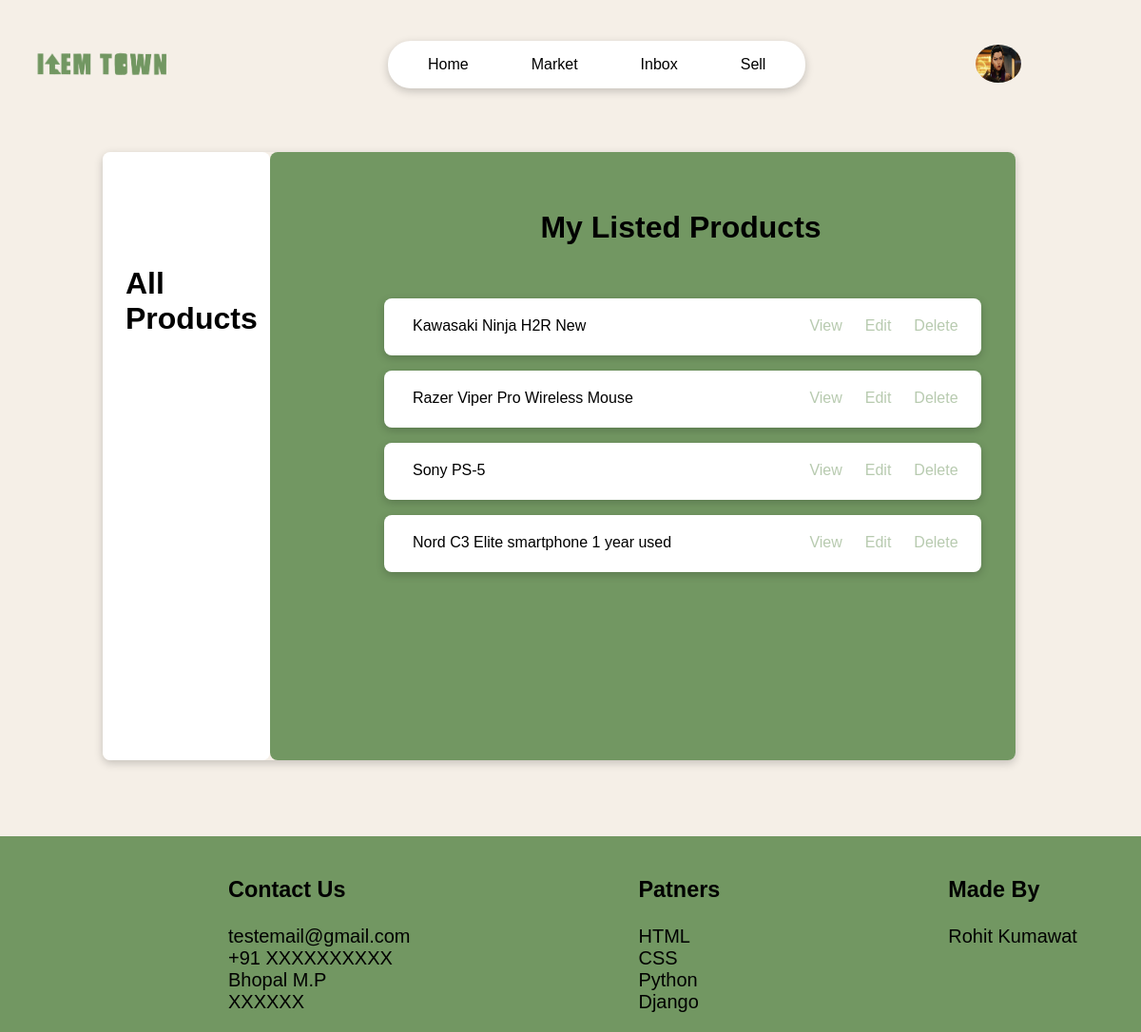
The app's page /market/my-product/ (signed in), older data.
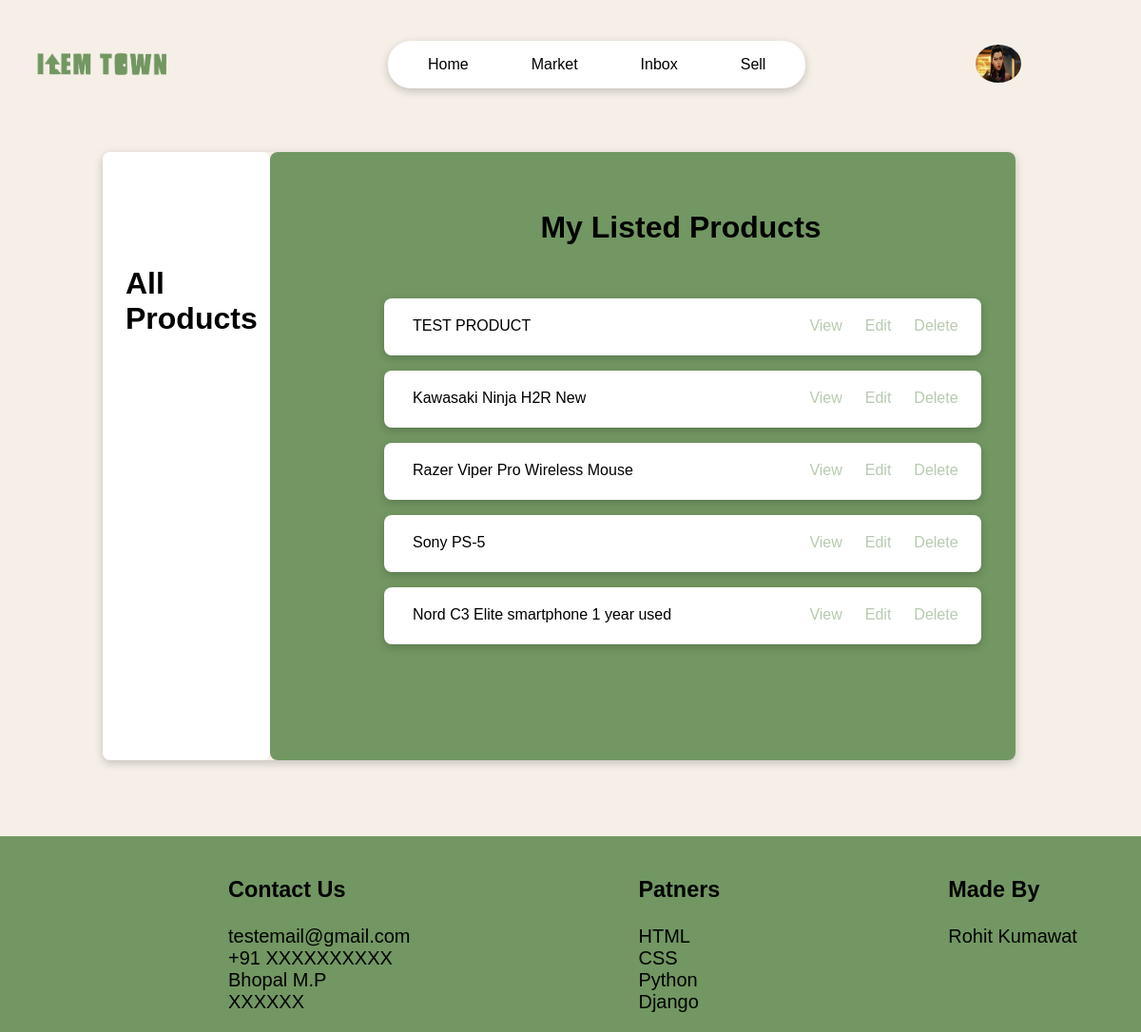
The same page, newer data.
### market/models.py (models this page shows, shortened)
class Product(models.Model):
    owner=models.ForeignKey('users.Profile',on_delete=models.CASCADE)
    product_id=models.UUIDField(default=uuid.uuid1,primary_key=True)
    title=models.CharField(max_length=50,null=False)
    short_discription=models.CharField(max_length=100,null=True,blank=True,default='')
    discription=models.TextField(max_length=500,null=True,blank=True)
    price=models.IntegerField(default=0,null=False)
    main_img=models.ImageField(default='default/market.png',upload_to='iteams/')
    sub_img1=models.ImageField(default='default/market.png',upload_to='iteams/')
    sub_img2=models.ImageField(default='default/market.png',upload_to='iteams/')
    sub_img3=models.ImageField(default='default/market.png',upload_to='iteams/')
    sub_img4=models.ImageField(default='default/market.png',upload_to='iteams/')
    ownership_type_options=(
        ('1st','1st Owner'),
        ('2nd','2nd Owner'),
        ('2nd+','More than 2nd'),
    )
    ownership_type=models.CharField(max_length=50,choices=ownership_type_options,default=None)
    purchase_date=models.DateField(null=True,blank=True)
    bill_and_box_options=(
        ('Yes','Have either bill/box'),
        ('No',"I don't have bill or box")
    )
    bill_and_box=models.CharField(choices=bill_and_box_options,max_length=50,default=None,null=True,blank=True)
    created = models.DateTimeField(auto_now_add=True)
    tags=models.ManyToManyField(Tag,blank=True)
    class Meta:
        ordering=['-created']

### market/views.py (the view)
# urls.py: path('my-product/',views.user_product_page,name='my_product'),
@login_required(login_url='login_user')
def user_product_page(request):
    owner=request.user.profile
    user_products=Product.objects.filter(owner=owner)
    content={
        'user_products':user_products,
    }
    return render(request,'market/user_product_page.html',content)

### market/templates/market/user_product_page.html
{% extends 'page/nav.html'%}
{% load static %}
{%block css%}
<link rel="stylesheet" href="{% static 'style/user_product_page.css'%}">
{%endblock%}
{% block body %}
    <div class="product-container">
        <div class="user-container">
            <h1 class="user-container-heading">All Products</h1>
        </div>
        <div class="info-container">
            <center><h1> My Listed Products</h1></center><br>
            {%if user_products%}
                {%for products in user_products%}
                    <ul class="info-container-list">
                        <li class="info-container-list-iteam">{{products.title}}
                            <a class="info-container-button" href="{% url 'delete_product' pk=products.product_id%}">Delete</a>
                            <a class="info-container-button" href="{% url 'edit_product' pk=products.product_id%}">Edit</a>
                            <a class="info-container-button" href="{% url 'detail_product' products.product_id%}">View</a></li>
                    </ul>
                {%endfor%}
            {%else%}
                <h1>You Haven't List Any Products In Market</h1>
            {%endif%}
        </div>
    </div>
{%endblock%}

Row changes from the older to the newer data that the page shows:
added Product: title "TEST PRODUCT"
